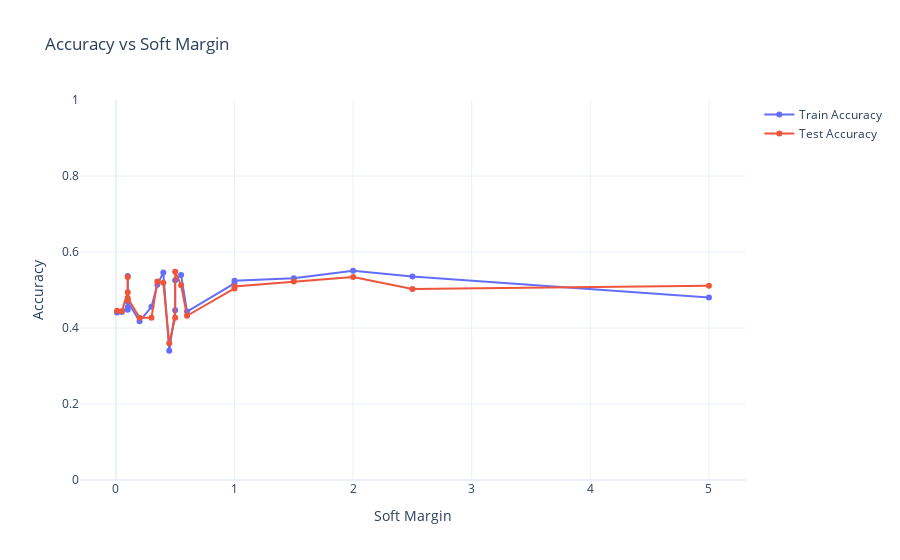

The code cell stored with this chart in its notebook:
### Code cell
import pandas as pd
import plotly.graph_objects as go
# Création du graphique
fig = go.Figure()

fig.add_trace(go.Scatter(
    x=df['soft_margin'],
    y=df['train_accuracy'],
    mode='lines+markers',
    name='Train Accuracy'
))

fig.add_trace(go.Scatter(
    x=df['soft_margin'],
    y=df['test_accuracy'],
    mode='lines+markers',
    name='Test Accuracy'
))

fig.update_layout(
    title='Accuracy vs Soft Margin',
    xaxis_title='Soft Margin',
    yaxis_title='Accuracy',
    yaxis=dict(range=[0, 1]),
    template='plotly_white'
)

fig.show()

### Figure 1 — Plotly figure (JSON) as saved in the notebook; plotly's stock layout.template omitted (floating-point values rounded to 4 significant figures)
{"data": [{"mode": "lines+markers", "name": "Train Accuracy", "type": "scatter", "x": [0.01, 0.05, 0.1, 0.1, 0.1, 0.1, 0.2, 0.3, 0.35, 0.4, 0.45, 0.5, 0.5, 0.55, 0.6, 1.0, 1.0, 1.5, 2.0, 2.5, 5.0], "y": [0.4407, 0.4423, 0.4553, 0.4478, 0.5367, 0.4692, 0.4176, 0.4558, 0.5136, 0.5463, 0.34, 0.4465, 0.5254, 0.5392, 0.4432, 0.5174, 0.5245, 0.5308, 0.5505, 0.5358, 0.4801]}, {"mode": "lines+markers", "name": "Test Accuracy", "type": "scatter", "x": [0.01, 0.05, 0.1, 0.1, 0.1, 0.1, 0.2, 0.3, 0.35, 0.4, 0.45, 0.5, 0.5, 0.55, 0.6, 1.0, 1.0, 1.5, 2.0, 2.5, 5.0], "y": [0.4456, 0.4439, 0.4941, 0.474, 0.5343, 0.4791, 0.4271, 0.4271, 0.5226, 0.5193, 0.3601, 0.4271, 0.5477, 0.5126, 0.4322, 0.5042, 0.5092, 0.5226, 0.5343, 0.5025, 0.5109]}], "layout": {"title": {"text": "Accuracy vs Soft Margin"}, "xaxis": {"title": {"text": "Soft Margin"}}, "yaxis": {"range": [0, 1], "title": {"text": "Accuracy"}}}}
